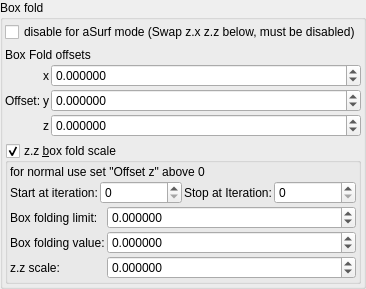
    <widget class="QGroupBox" name="groupBox">
     <property name="title">
      <string>Box fold</string>
     </property>
     <layout class="QVBoxLayout" name="verticalLayout_3">
      <property name="leftMargin">
       <number>2</number>
      </property>
      <property name="topMargin">
       <number>2</number>
      </property>
      <property name="rightMargin">
       <number>2</number>
      </property>
      <property name="bottomMargin">
       <number>2</number>
      </property>
      <item>
       <widget class="QCheckBox" name="checkBox_transf_function_enabledM">
        <property name="text">
         <string notr="true">disable for aSurf mode (Swap z.x z.z below, must be disabled)</string>
        </property>
       </widget>
      </item>
      <item>
       <layout class="QGridLayout" name="gridLayout_64" columnstretch="0,0,0,1">
        <property name="spacing">
         <number>2</number>
        </property>
        <item row="3" column="2">
         <widget class="QLabel" name="label_124">
          <property name="text">
           <string notr="true">z</string>
          </property>
         </widget>
        </item>
        <item row="1" column="2">
         <widget class="QLabel" name="label_123">
          <property name="text">
           <string notr="true">x</string>
          </property>
         </widget>
        </item>
        <item row="1" column="3">
         <widget class="MyDoubleSpinBox" name="spinbox3_transf_addition_constant_111_x">
          <property name="sizePolicy">
           <sizepolicy hsizetype="Minimum" vsizetype="Maximum">
            <horstretch>0</horstretch>
            <verstretch>0</verstretch>
           </sizepolicy>
          </property>
          <property name="prefix">
           <string/>
          </property>
          <property name="decimals">
           <number>6</number>
          </property>
          <property name="minimum">
           <double>-99.989999999999995</double>
          </property>
          <property name="singleStep">
           <double>0.100000000000000</double>
          </property>
         </widget>
        </item>
        <item row="2" column="3">
         <widget class="MyDoubleSpinBox" name="spinbox3_transf_addition_constant_111_y">
          <property name="sizePolicy">
           <sizepolicy hsizetype="Minimum" vsizetype="Maximum">
            <horstretch>0</horstretch>
            <verstretch>0</verstretch>
           </sizepolicy>
          </property>
          <property name="decimals">
           <number>6</number>
          </property>
          <property name="minimum">
           <double>-99.989999999999995</double>
          </property>
          <property name="maximum">
           <double>99.989999999999995</double>
          </property>
          <property name="singleStep">
           <double>0.100000000000000</double>
          </property>
         </widget>
        </item>
        <item row="2" column="2">
         <widget class="QLabel" name="label_122">
          <property name="text">
           <string notr="true">y</string>
          </property>
         </widget>
        </item>
        <item row="3" column="3">
         <widget class="MyDoubleSpinBox" name="spinbox3_transf_addition_constant_111_z">
          <property name="sizePolicy">
           <sizepolicy hsizetype="Minimum" vsizetype="Maximum">
            <horstretch>0</horstretch>
            <verstretch>0</verstretch>
           </sizepolicy>
          </property>
          <property name="decimals">
           <number>6</number>
          </property>
          <property name="minimum">
           <double>-99.989999999999995</double>
          </property>
          <property name="maximum">
           <double>99.989999999999995</double>
          </property>
          <property name="singleStep">
           <double>0.100000000000000</double>
          </property>
         </widget>
        </item>
        <item row="2" column="1">
         <widget class="QLabel" name="label_257">
          <property name="text">
           <string>Offset:</string>
          </property>
         </widget>
        </item>
        <item row="0" column="1" colspan="3">
         <widget class="QLabel" name="label_2">
          <property name="text">
           <string>Box Fold offsets</string>
          </property>
         </widget>
        </item>
       </layout>
      </item>
      <item>
       <widget class="MyGroupBox" name="groupCheck_transf_function_enabledx_false">
        <property name="title">
         <string>z.z &amp;box fold scale</string>
        </property>
        <property name="checkable">
         <bool>true</bool>
        </property>
        <layout class="QVBoxLayout" name="verticalLayout_10" stretch="0,0,0">
         <property name="spacing">
          <number>2</number>
         </property>
         <property name="leftMargin">
          <number>2</number>
         </property>
         <property name="topMargin">
          <number>2</number>
         </property>
         <property name="rightMargin">
          <number>2</number>
         </property>
         <property name="bottomMargin">
          <number>2</number>
         </property>
         <item>
          <widget class="QLabel" name="label_3">
           <property name="text">
            <string>for normal use set &quot;Offset z&quot; above 0</string>
           </property>
          </widget>
         </item>
         <item>
          <layout class="QGridLayout" name="gridLayout_2">
           <property name="spacing">
            <number>2</number>
           </property>
           <item row="0" column="1">
            <widget class="MySpinBox" name="spinboxInt_transf_start_iterations_A">
             <property name="sizePolicy">
              <sizepolicy hsizetype="Minimum" vsizetype="Maximum">
               <horstretch>0</horstretch>
               <verstretch>0</verstretch>
              </sizepolicy>
             </property>
             <property name="minimum">
              <number>0</number>
             </property>
             <property name="maximum">
              <number>999</number>
             </property>
             <property name="value">
              <number>0</number>
             </property>
            </widget>
           </item>
           <item row="0" column="3">
            <widget class="MySpinBox" name="spinboxInt_transf_stop_iterations_A">
             <property name="sizePolicy">
              <sizepolicy hsizetype="Minimum" vsizetype="Maximum">
               <horstretch>0</horstretch>
               <verstretch>0</verstretch>
              </sizepolicy>
             </property>
             <property name="maximum">
              <number>999</number>
             </property>
            </widget>
           </item>
           <item row="0" column="0">
            <widget class="QLabel" name="label_52">
             <property name="text">
              <string>Start at iteration:</string>
             </property>
            </widget>
           </item>
           <item row="0" column="2">
            <widget class="QLabel" name="label_53">
             <property name="text">
              <string>Stop at Iteration:</string>
             </property>
            </widget>
           </item>
          </layout>
         </item>
         <item>
          <layout class="QGridLayout" name="gridLayout_12" columnstretch="0,1">
           <property name="spacing">
            <number>2</number>
           </property>
           <item row="1" column="0">
            <widget class="QLabel" name="label_55">
             <property name="text">
              <string>Box folding value:</string>
             </property>
            </widget>
           </item>
           <item row="0" column="0">
            <widget class="QLabel" name="label_54">
             <property name="text">
              <string>Box folding limit:</string>
             </property>
            </widget>
           </item>
           <item row="1" column="1">
            <widget class="MyDoubleSpinBox" name="spinbox_mandelbox_folding_value">
             <property name="sizePolicy">
              <sizepolicy hsizetype="Minimum" vsizetype="Maximum">
               <horstretch>0</horstretch>
               <verstretch>0</verstretch>
              </sizepolicy>
             </property>
             <property name="prefix">
              <string/>
             </property>
             <property name="suffix">
              <string/>
             </property>
             <property name="decimals">
              <number>6</number>
             </property>
             <property name="minimum">
              <double>-99.998999999999995</double>
             </property>
             <property name="maximum">
              <double>99.998999999999995</double>
             </property>
             <property name="singleStep">
              <double>0.100000000000000</double>
             </property>
            </widget>
           </item>
           <item row="0" column="1">
            <widget class="MyDoubleSpinBox" name="spinbox_mandelbox_folding_limit">
             <property name="sizePolicy">
              <sizepolicy hsizetype="Minimum" vsizetype="Maximum">
               <horstretch>0</horstretch>
               <verstretch>0</verstretch>
              </sizepolicy>
             </property>
             <property name="prefix">
              <string/>
             </property>
             <property name="suffix">
              <string/>
             </property>
             <property name="decimals">
              <number>6</number>
             </property>
             <property name="minimum">
              <double>-99.998999999999995</double>
             </property>
             <property name="maximum">
              <double>99.998999999999995</double>
             </property>
             <property name="singleStep">
              <double>0.100000000000000</double>
             </property>
            </widget>
           </item>
           <item row="2" column="1">
            <widget class="MyDoubleSpinBox" name="spinbox_transf_scale_1">
             <property name="sizePolicy">
              <sizepolicy hsizetype="Minimum" vsizetype="Maximum">
               <horstretch>0</horstretch>
               <verstretch>0</verstretch>
              </sizepolicy>
             </property>
             <property name="prefix">
              <string/>
             </property>
             <property name="suffix">
              <string/>
             </property>
             <property name="decimals">
              <number>6</number>
             </property>
             <property name="minimum">
              <double>-99.998999999999995</double>
             </property>
             <property name="maximum">
              <double>99.998999999999995</double>
             </property>
             <property name="singleStep">
              <double>0.100000000000000</double>
             </property>
            </widget>
           </item>
           <item row="2" column="0">
            <widget class="QLabel" name="label_56">
             <property name="text">
              <string>z.z scale:</string>
             </property>
            </widget>
           </item>
          </layout>
         </item>
        </layout>
       </widget>
      </item>
     </layout>
    </widget>
